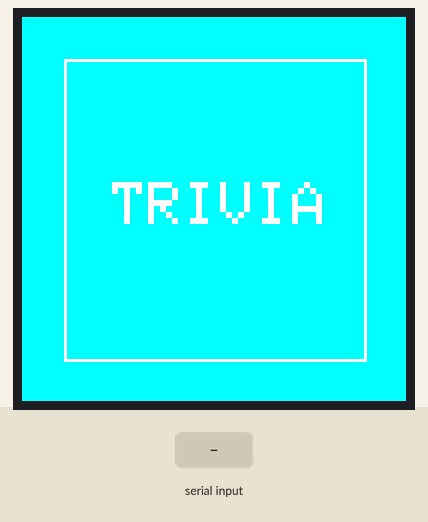
The sketch below on a simulated ESP8266 (NodeMCU). Shown: 128×128 colour display. The test bench sets the inputs (shaded band). WiFi joins after 1.5 s; servers stay silent unless stated; uploads are accepted with an empty reply; random numbers use the default seed unless the sketch sets one; what the sketch prints to the serial monitor is not drawn.

Above: at 6.3 s.
At 10.1 s:
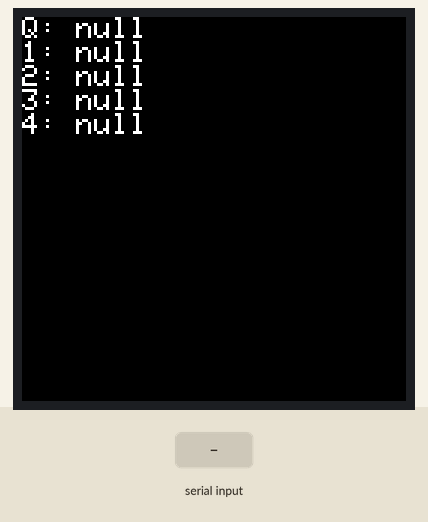
10.2 s: "1\n" received over Serial
At 15.3 s:
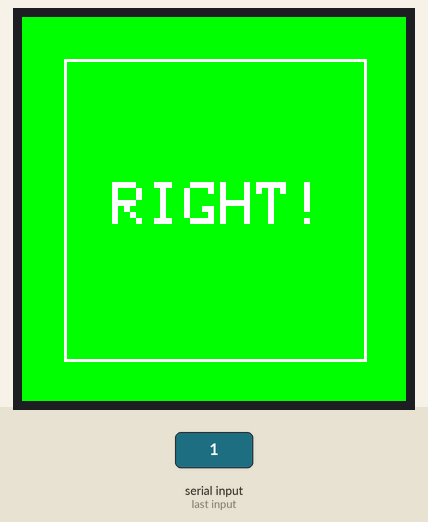
Timing chart, 0 to 16.8 s (numbered marks = the images above; inputs shaded):
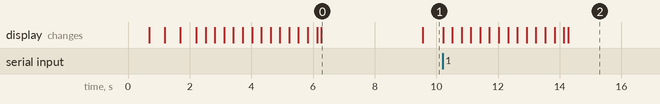

The sketch:

trviaGame.ino
```cpp
#include <ESP8266WiFi.h>
#include <WiFiClientSecure.h>
#include <Adafruit_GFX.h>
#include <Adafruit_ST7735.h>
#include "JsonParser.h"
#include <Fonts/FreeMono12pt7b.h>
#define WIFI_SSID "PAPNET"
#define WIFI_PASS "paperno.net"

#define TFT_CS         16
#define TFT_RST        0
#define TFT_DC         4

const char host[] = "opentdb.com";
const int httpsPort = 443;

Adafruit_ST7735 tft = Adafruit_ST7735(TFT_CS, TFT_DC, TFT_RST);

WiFiClientSecure client;

String url = "/api.php?amount=1&type=multiple";

JsonParser j;

void connectWiFi () {
  WiFi.begin(WIFI_SSID, WIFI_PASS);
  tft.fillScreen(ST77XX_BLACK);
  tft.setTextSize(1);
  tft.setTextColor(ST77XX_WHITE, ST77XX_BLACK);
  tft.setCursor(30, 40);
  tft.println("Welcome to");
  tft.setCursor(30, 50);
  tft.println("Summer IoT");
  tft.setCursor(20, 120);
  tft.print("Elizabeth");

  tft.setCursor(10, 80);
  tft.setTextSize (1);
  tft.setTextColor(ST77XX_WHITE, ST77XX_BLACK);
  tft.print("Connecting to WiFI");

  int i = 0;
  while (WiFi.status() != WL_CONNECTED) {
    drawProgress(i);
    i += 20;
    if (i > 99) {
      i = 0;
    }
    delay(500);
  }
  tft.setCursor(10, 80);
  tft.setTextSize (1);
  tft.setTextColor(ST77XX_WHITE, ST77XX_BLACK);
  tft.print("Connected to WiFI");
}

void get_trivia() {
  client.setInsecure(); // Do connections whatsoever don't try to authenticate
  if (!client.connect(host, httpsPort)) {
    Serial.println("Connection error");
    return;
  }


  client.println(String("GET ") + url + " HTTP/1.1");
  client.println("Host: " + String(host));
  client.println("User-Agent: ESP8266");
  client.println("Connection: close");
  client.println();

  while (client.connected()) {
    String line = client.readStringUntil('\n');
    if (line == "\r") {
      Serial.println("Header received");
      break;
    }

  }
  String line = client.readStringUntil('\n');
  line = client.readStringUntil('\n');
  Serial.println(line);
  j.convertArray(line);
  client.stop();
}

void drawProgress(int percentage) {
  if (percentage == 0) {
    tft.fillRect(7, 62, 100, 10, ST77XX_BLACK);
  }
  tft.drawRect(5, 60, 118, 14, ST77XX_WHITE);
  tft.fillRect(7, 62, percentage * 114 / 100, 10, ST77XX_BLUE);
}

void animationScreen(uint16_t bgk_color, int textSize, uint16_t textColor, String words) {
  tft.fillScreen(bgk_color);
  tft.setCursor(30, 55);
  tft.setTextSize(textSize);
  tft.setTextColor(ST77XX_WHITE);
  tft.print(words);

  for (int i = 0; i <= 100; i++) {
    tft.drawFastHLine(14, 14, i, ST77XX_WHITE);
    tft.drawFastHLine(114, 114, -i, ST77XX_WHITE);
    delay(20);
  }

  for (int i = 0; i <= 100; i++) {
    //Draw line on topleft to top right14,14
    tft.drawFastVLine(114, 14, i, ST77XX_WHITE);
    //bottom right t bottom left
    tft.drawFastVLine(14, 114, -i, ST77XX_WHITE);
    delay(20);
  }
}

void wrongScreen(){
  animationScreen(ST77XX_RED, 2, ST77XX_WHITE, "WRONG!");
  Serial.print ("The correct answer is "); Serial.println(j.getCorrectAnswer());
  tft.setCursor(20, 80);
  tft.setTextSize(1);
  tft.print ("  The correct        answer is "); tft.println(j.getCorrectAnswer());
  delay(4000);
}

void rightScreen() {
  animationScreen(ST77XX_GREEN, 2, ST77XX_WHITE, "RIGHT!");
  Serial.println("You are right!");
  delay(3000);
}

void invalidScreen() {
  animationScreen(ST77XX_BLACK, 1, ST77XX_WHITE, "  Invalid              Response");
  Serial.println("Invalid Response");
  delay(3000);
}

void printTrivia() {
  //clear any extra values
  while (Serial.available()) {
    Serial.read();
  }

  tft.fillScreen (ST77XX_BLACK);
  tft.setCursor(0, 0);
  tft.setTextSize(1);
  tft.setTextColor(ST77XX_WHITE, ST77XX_BLACK);
  tft.println("Q: " + j.question);
  tft.println("1: " + j.answers[0]);
  tft.println("2: " + j.answers[1]);
  tft.println("3: " + j.answers[2]);
  tft.println("4: " + j.answers[3]);

  Serial.println("Q: " + j.question);
  Serial.println("1: " + j.answers[0]);
  Serial.println("2: " + j.answers[1]);
  Serial.println("3: " + j.answers[2]);
  Serial.println("4: " + j.answers[3]);
  int score;
  //wait for user input
  while (!Serial.available());
  char answerGiven = Serial.read();
  //inavlid respinse
  if (answerGiven - '1' > 3 || answerGiven - '1' < 0) {
    invalidScreen();
    printTrivia();
  } else { //valid response
    if (j.answers [answerGiven - '1'] == j.getCorrectAnswer()) {
      rightScreen();

    } else {
      wrongScreen();
    }
  }
}


void setup() {
  // put your setup code here, to run once:
  Serial.begin(115200);
  tft.initR(INITR_144GREENTAB);
  tft.fillScreen(ST77XX_BLACK);
  tft.setTextWrap(true);
  Serial.println();
  connectWiFi();
  delay(500);
  animationScreen(ST77XX_CYAN, 2, ST77XX_WHITE, "TRIVIA");
  delay(1000);
}

void loop() {
  get_trivia();
  printTrivia();
  delay(10);
}
```

JsonParser.h
```cpp
#include <ArduinoJson.h>

class JsonParser {
  public:
    String question;
    String answers[4];


    void convertArray(String line) {
      DynamicJsonDocument doc(capacity);
      deserializeJson(doc, line);
      results = doc["results"][0];
      question = results["question"].as<String>();
      answers[0] = results["correct_answer"].as<String>();
      answers[1] = results["incorrect_answers"][0].as<String>();
      answers[2] = results["incorrect_answers"][1].as<String>();
      answers[3] = results["incorrect_answers"][2].as<String>();
      correct_answer = answers[0];
      randomSeed(millis());
      for(int i=0; i<4; i++) {
        randomVal = random(4);
        temp = answers[randomVal];
        answers[randomVal] = answers[i];
        answers[i] = temp;
      }
    }

    String getCorrectAnswer() {
      return correct_answer;
    }

  private:
    int randomVal;
    String temp;
    JsonObject results;
    const size_t capacity = JSON_ARRAY_SIZE(1) + JSON_ARRAY_SIZE(3) + JSON_OBJECT_SIZE(2) + JSON_OBJECT_SIZE(6) + 500;
    String correct_answer;
};
```

Measured:
- after the input at 10.2 s, the display: first changes at once (image 2 shows a later state)
- what the display in image 0 shows lasts 3.3 s, from 6.3 s to 9.6 s
